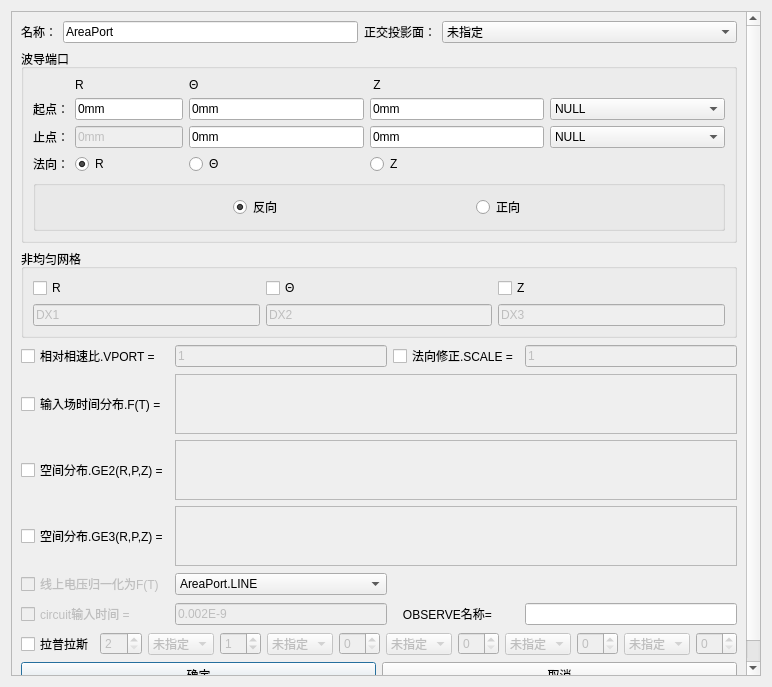
<?xml version="1.0" encoding="UTF-8"?>
<ui version="4.0">
 <class>Dialog_PortDlg</class>
 <widget class="QDialog" name="Dialog_PortDlg">
  <property name="windowModality">
   <enum>Qt::ApplicationModal</enum>
  </property>
  <property name="geometry">
   <rect>
    <x>0</x>
    <y>0</y>
    <width>772</width>
    <height>687</height>
   </rect>
  </property>
  <property name="sizePolicy">
   <sizepolicy hsizetype="Preferred" vsizetype="Preferred">
    <horstretch>0</horstretch>
    <verstretch>0</verstretch>
   </sizepolicy>
  </property>
  <property name="minimumSize">
   <size>
    <width>0</width>
    <height>0</height>
   </size>
  </property>
  <property name="maximumSize">
   <size>
    <width>4160</width>
    <height>6420</height>
   </size>
  </property>
  <property name="windowTitle">
   <string>波导端口</string>
  </property>
  <layout class="QVBoxLayout" name="verticalLayout_5">
   <item>
    <widget class="QScrollArea" name="scrollArea">
     <property name="sizePolicy">
      <sizepolicy hsizetype="Preferred" vsizetype="Preferred">
       <horstretch>0</horstretch>
       <verstretch>0</verstretch>
      </sizepolicy>
     </property>
     <property name="widgetResizable">
      <bool>true</bool>
     </property>
     <widget class="QWidget" name="scrollAreaWidgetContents">
      <property name="geometry">
       <rect>
        <x>0</x>
        <y>0</y>
        <width>752</width>
        <height>667</height>
       </rect>
      </property>
      <layout class="QVBoxLayout" name="verticalLayout_2">
       <item>
        <layout class="QHBoxLayout" name="horizontalLayout" stretch="1,1,1,1">
         <item>
          <widget class="QLabel" name="Label_Name">
           <property name="sizePolicy">
            <sizepolicy hsizetype="Fixed" vsizetype="Preferred">
             <horstretch>0</horstretch>
             <verstretch>0</verstretch>
            </sizepolicy>
           </property>
           <property name="text">
            <string>名称：</string>
           </property>
          </widget>
         </item>
         <item>
          <widget class="QLineEdit" name="LineEdit_Name">
           <property name="sizePolicy">
            <sizepolicy hsizetype="Preferred" vsizetype="Fixed">
             <horstretch>1</horstretch>
             <verstretch>0</verstretch>
            </sizepolicy>
           </property>
           <property name="maximumSize">
            <size>
             <width>100000</width>
             <height>16777215</height>
            </size>
           </property>
           <property name="text">
            <string>AreaPort</string>
           </property>
          </widget>
         </item>
         <item>
          <widget class="QLabel" name="Label_Shadow">
           <property name="sizePolicy">
            <sizepolicy hsizetype="Fixed" vsizetype="Preferred">
             <horstretch>0</horstretch>
             <verstretch>0</verstretch>
            </sizepolicy>
           </property>
           <property name="text">
            <string>正交投影面：</string>
           </property>
          </widget>
         </item>
         <item>
          <widget class="StyledComboBox" name="ComboBox_Shadow">
           <property name="enabled">
            <bool>true</bool>
           </property>
           <property name="sizePolicy">
            <sizepolicy hsizetype="Preferred" vsizetype="Fixed">
             <horstretch>1</horstretch>
             <verstretch>0</verstretch>
            </sizepolicy>
           </property>
           <property name="maximumSize">
            <size>
             <width>3000</width>
             <height>16777215</height>
            </size>
           </property>
           <property name="sizeIncrement">
            <size>
             <width>1</width>
             <height>0</height>
            </size>
           </property>
           <property name="editable">
            <bool>false</bool>
           </property>
           <item>
            <property name="text">
             <string>未指定</string>
            </property>
           </item>
          </widget>
         </item>
        </layout>
       </item>
       <item>
        <widget class="QGroupBox" name="groupBox_Port">
         <property name="sizePolicy">
          <sizepolicy hsizetype="Preferred" vsizetype="Preferred">
           <horstretch>0</horstretch>
           <verstretch>0</verstretch>
          </sizepolicy>
         </property>
         <property name="title">
          <string>波导端口</string>
         </property>
         <property name="flat">
          <bool>true</bool>
         </property>
         <layout class="QVBoxLayout" name="verticalLayout_3">
          <item>
           <layout class="QGridLayout" name="gridLayout">
            <item row="0" column="3">
             <widget class="QLabel" name="label_Y">
              <property name="text">
               <string>Θ</string>
              </property>
             </widget>
            </item>
            <item row="0" column="4">
             <widget class="QLabel" name="label_Z">
              <property name="text">
               <string> Z</string>
              </property>
             </widget>
            </item>
            <item row="1" column="1" colspan="2">
             <widget class="QLineEdit" name="LineEdit_start_x">
              <property name="text">
               <string>0mm</string>
              </property>
             </widget>
            </item>
            <item row="1" column="3">
             <widget class="QLineEdit" name="LineEdit_start_y">
              <property name="text">
               <string>0mm</string>
              </property>
             </widget>
            </item>
            <item row="1" column="0">
             <widget class="QLabel" name="label_start">
              <property name="text">
               <string>起点：</string>
              </property>
             </widget>
            </item>
            <item row="1" column="4">
             <widget class="QLineEdit" name="LineEdit_start_z">
              <property name="text">
               <string>0mm</string>
              </property>
             </widget>
            </item>
            <item row="1" column="5">
             <widget class="StyledComboBox" name="ComboBox_start">
              <property name="sizePolicy">
               <sizepolicy hsizetype="Expanding" vsizetype="Fixed">
                <horstretch>0</horstretch>
                <verstretch>0</verstretch>
               </sizepolicy>
              </property>
              <item>
               <property name="text">
                <string>NULL</string>
               </property>
              </item>
             </widget>
            </item>
            <item row="2" column="0">
             <widget class="QLabel" name="label_end">
              <property name="text">
               <string>止点：</string>
              </property>
             </widget>
            </item>
            <item row="2" column="1" colspan="2">
             <widget class="QLineEdit" name="LineEdit_end_x">
              <property name="enabled">
               <bool>false</bool>
              </property>
              <property name="text">
               <string>0mm</string>
              </property>
             </widget>
            </item>
            <item row="2" column="4">
             <widget class="QLineEdit" name="LineEdit_end_z">
              <property name="text">
               <string>0mm</string>
              </property>
             </widget>
            </item>
            <item row="2" column="3">
             <widget class="QLineEdit" name="LineEdit_end_y">
              <property name="text">
               <string>0mm</string>
              </property>
             </widget>
            </item>
            <item row="3" column="3">
             <widget class="QRadioButton" name="radioButton_y">
              <property name="text">
               <string>Θ</string>
              </property>
             </widget>
            </item>
            <item row="3" column="4">
             <widget class="QRadioButton" name="radioButton_z">
              <property name="text">
               <string>Z</string>
              </property>
             </widget>
            </item>
            <item row="3" column="1">
             <widget class="QRadioButton" name="radioButton_x">
              <property name="text">
               <string>R</string>
              </property>
              <property name="checked">
               <bool>true</bool>
              </property>
             </widget>
            </item>
            <item row="2" column="5">
             <widget class="StyledComboBox" name="ComboBox_end">
              <property name="sizePolicy">
               <sizepolicy hsizetype="Expanding" vsizetype="Fixed">
                <horstretch>0</horstretch>
                <verstretch>0</verstretch>
               </sizepolicy>
              </property>
              <item>
               <property name="text">
                <string>NULL</string>
               </property>
              </item>
             </widget>
            </item>
            <item row="3" column="0">
             <widget class="QLabel" name="label">
              <property name="sizePolicy">
               <sizepolicy hsizetype="Fixed" vsizetype="Preferred">
                <horstretch>0</horstretch>
                <verstretch>0</verstretch>
               </sizepolicy>
              </property>
              <property name="text">
               <string>法向：</string>
              </property>
             </widget>
            </item>
            <item row="0" column="1" colspan="2">
             <widget class="QLabel" name="label_X">
              <property name="text">
               <string>R</string>
              </property>
             </widget>
            </item>
           </layout>
          </item>
          <item>
           <widget class="QGroupBox" name="groupBox_2">
            <property name="title">
             <string/>
            </property>
            <layout class="QVBoxLayout" name="verticalLayout_4">
             <item>
              <layout class="QHBoxLayout" name="horizontalLayout_2">
               <item>
                <spacer name="horizontalSpacer">
                 <property name="orientation">
                  <enum>Qt::Horizontal</enum>
                 </property>
                 <property name="sizeHint" stdset="0">
                  <size>
                   <width>40</width>
                   <height>20</height>
                  </size>
                 </property>
                </spacer>
               </item>
               <item>
                <widget class="QRadioButton" name="radioButton_opposite">
                 <property name="text">
                  <string>反向</string>
                 </property>
                 <property name="checked">
                  <bool>true</bool>
                 </property>
                </widget>
               </item>
               <item>
                <spacer name="horizontalSpacer_3">
                 <property name="orientation">
                  <enum>Qt::Horizontal</enum>
                 </property>
                 <property name="sizeHint" stdset="0">
                  <size>
                   <width>40</width>
                   <height>20</height>
                  </size>
                 </property>
                </spacer>
               </item>
               <item>
                <widget class="QRadioButton" name="radioButton_forward">
                 <property name="text">
                  <string>正向</string>
                 </property>
                </widget>
               </item>
               <item>
                <spacer name="horizontalSpacer_2">
                 <property name="orientation">
                  <enum>Qt::Horizontal</enum>
                 </property>
                 <property name="sizeHint" stdset="0">
                  <size>
                   <width>40</width>
                   <height>20</height>
                  </size>
                 </property>
                </spacer>
               </item>
              </layout>
             </item>
            </layout>
           </widget>
          </item>
         </layout>
        </widget>
       </item>
       <item>
        <widget class="QGroupBox" name="groupBox">
         <property name="title">
          <string>非均匀网格</string>
         </property>
         <layout class="QGridLayout" name="gridLayout_4">
          <item row="1" column="0">
           <layout class="QHBoxLayout" name="horizontalLayout_7">
            <item>
             <widget class="QLineEdit" name="LineEdit_DX1">
              <property name="enabled">
               <bool>false</bool>
              </property>
              <property name="text">
               <string>DX1</string>
              </property>
             </widget>
            </item>
            <item>
             <widget class="QLineEdit" name="LineEdit_DX2">
              <property name="enabled">
               <bool>false</bool>
              </property>
              <property name="text">
               <string>DX2</string>
              </property>
             </widget>
            </item>
            <item>
             <widget class="QLineEdit" name="LineEdit_DX3">
              <property name="enabled">
               <bool>false</bool>
              </property>
              <property name="text">
               <string>DX3</string>
              </property>
             </widget>
            </item>
           </layout>
          </item>
          <item row="0" column="0">
           <layout class="QHBoxLayout" name="horizontalLayout_6">
            <item>
             <widget class="QCheckBox" name="checkBox_x">
              <property name="text">
               <string>R</string>
              </property>
             </widget>
            </item>
            <item>
             <widget class="QCheckBox" name="checkBox_y">
              <property name="text">
               <string>Θ</string>
              </property>
             </widget>
            </item>
            <item>
             <widget class="QCheckBox" name="checkBox_z">
              <property name="text">
               <string>Z</string>
              </property>
             </widget>
            </item>
           </layout>
          </item>
         </layout>
        </widget>
       </item>
       <item>
        <layout class="QVBoxLayout" name="verticalLayout">
         <item>
          <layout class="QGridLayout" name="gridLayout_2">
           <item row="0" column="0">
            <widget class="QCheckBox" name="checkBox_vport">
             <property name="text">
              <string>相对相速比.VPORT =</string>
             </property>
            </widget>
           </item>
           <item row="0" column="1">
            <widget class="QLineEdit" name="LineEdit_vport">
             <property name="enabled">
              <bool>false</bool>
             </property>
             <property name="text">
              <string>1</string>
             </property>
            </widget>
           </item>
           <item row="0" column="2">
            <widget class="QCheckBox" name="checkBox_scale">
             <property name="text">
              <string>法向修正.SCALE =</string>
             </property>
            </widget>
           </item>
           <item row="0" column="3">
            <widget class="QLineEdit" name="LineEdit_scale">
             <property name="enabled">
              <bool>false</bool>
             </property>
             <property name="text">
              <string>1</string>
             </property>
            </widget>
           </item>
           <item row="1" column="0">
            <widget class="QCheckBox" name="checkBox_Ft">
             <property name="text">
              <string>输入场时间分布.F(T) =</string>
             </property>
            </widget>
           </item>
           <item row="2" column="0">
            <widget class="QCheckBox" name="checkBox_GE2">
             <property name="text">
              <string>空间分布.GE2(R,P,Z) =</string>
             </property>
            </widget>
           </item>
           <item row="3" column="0">
            <widget class="QCheckBox" name="checkBox_GE3">
             <property name="text">
              <string>空间分布.GE3(R,P,Z) =</string>
             </property>
            </widget>
           </item>
           <item row="4" column="0">
            <widget class="QCheckBox" name="checkBox_FT">
             <property name="enabled">
              <bool>false</bool>
             </property>
             <property name="text">
              <string>线上电压归一化为F(T) </string>
             </property>
            </widget>
           </item>
           <item row="4" column="1">
            <widget class="StyledComboBox" name="ComboBox_FT">
             <property name="enabled">
              <bool>true</bool>
             </property>
             <item>
              <property name="text">
               <string>AreaPort.LINE</string>
              </property>
             </item>
            </widget>
           </item>
           <item row="5" column="0">
            <widget class="QCheckBox" name="checkBox_circuit">
             <property name="enabled">
              <bool>false</bool>
             </property>
             <property name="text">
              <string>circuit输入时间 =   </string>
             </property>
            </widget>
           </item>
           <item row="5" column="1">
            <widget class="QLineEdit" name="LineEdit_circuit">
             <property name="enabled">
              <bool>false</bool>
             </property>
             <property name="text">
              <string>0.002E-9</string>
             </property>
            </widget>
           </item>
           <item row="5" column="2">
            <widget class="QLabel" name="label_obs">
             <property name="text">
              <string>   OBSERVE名称=</string>
             </property>
            </widget>
           </item>
           <item row="5" column="3">
            <widget class="QLineEdit" name="lineEdit_obs"/>
           </item>
           <item row="1" column="1" colspan="3">
            <widget class="QTextEdit" name="LineEdit_Ft">
             <property name="enabled">
              <bool>false</bool>
             </property>
             <property name="maximumSize">
              <size>
               <width>16777215</width>
               <height>60</height>
              </size>
             </property>
            </widget>
           </item>
           <item row="2" column="1" colspan="3">
            <widget class="QTextEdit" name="LineEdit_GE2">
             <property name="enabled">
              <bool>false</bool>
             </property>
             <property name="maximumSize">
              <size>
               <width>16777215</width>
               <height>60</height>
              </size>
             </property>
            </widget>
           </item>
           <item row="3" column="1" colspan="3">
            <widget class="QTextEdit" name="LineEdit_GE3">
             <property name="enabled">
              <bool>false</bool>
             </property>
             <property name="maximumSize">
              <size>
               <width>16777215</width>
               <height>60</height>
              </size>
             </property>
            </widget>
           </item>
          </layout>
         </item>
         <item>
          <layout class="QHBoxLayout" name="horizontalLayout_14">
           <item>
            <widget class="QCheckBox" name="checkBox_lap">
             <property name="enabled">
              <bool>true</bool>
             </property>
             <property name="text">
              <string>拉普拉斯</string>
             </property>
            </widget>
           </item>
           <item>
            <widget class="QSpinBox" name="spinBox_num">
             <property name="enabled">
              <bool>false</bool>
             </property>
             <property name="minimum">
              <number>2</number>
             </property>
             <property name="maximum">
              <number>5</number>
             </property>
            </widget>
           </item>
           <item>
            <layout class="QHBoxLayout" name="horizontalLayout_9">
             <item>
              <layout class="QHBoxLayout" name="horizontalLayout_3">
               <item>
                <widget class="StyledComboBox" name="ComboBox_lap1">
                 <property name="enabled">
                  <bool>false</bool>
                 </property>
                 <item>
                  <property name="text">
                   <string>未指定</string>
                  </property>
                 </item>
                </widget>
               </item>
               <item>
                <widget class="QSpinBox" name="spinBox">
                 <property name="enabled">
                  <bool>false</bool>
                 </property>
                 <property name="value">
                  <number>1</number>
                 </property>
                </widget>
               </item>
               <item>
                <widget class="StyledComboBox" name="ComboBox_lap2">
                 <property name="enabled">
                  <bool>false</bool>
                 </property>
                 <item>
                  <property name="text">
                   <string>未指定</string>
                  </property>
                 </item>
                </widget>
               </item>
               <item>
                <widget class="QSpinBox" name="spinBox_2">
                 <property name="enabled">
                  <bool>false</bool>
                 </property>
                </widget>
               </item>
               <item>
                <widget class="QComboBox" name="ComboBox_lap3">
                 <property name="enabled">
                  <bool>false</bool>
                 </property>
                 <item>
                  <property name="text">
                   <string>未指定</string>
                  </property>
                 </item>
                </widget>
               </item>
               <item>
                <widget class="QSpinBox" name="spinBox_3">
                 <property name="enabled">
                  <bool>false</bool>
                 </property>
                </widget>
               </item>
              </layout>
             </item>
             <item>
              <layout class="QHBoxLayout" name="horizontalLayout_10"/>
             </item>
             <item>
              <layout class="QHBoxLayout" name="horizontalLayout_11">
               <item>
                <widget class="QComboBox" name="ComboBox_lap4">
                 <property name="enabled">
                  <bool>false</bool>
                 </property>
                 <item>
                  <property name="text">
                   <string>未指定</string>
                  </property>
                 </item>
                </widget>
               </item>
               <item>
                <widget class="QSpinBox" name="spinBox_4">
                 <property name="enabled">
                  <bool>false</bool>
                 </property>
                </widget>
               </item>
               <item>
                <layout class="QHBoxLayout" name="horizontalLayout_12">
                 <item>
                  <widget class="QComboBox" name="ComboBox_lap5">
                   <property name="enabled">
                    <bool>false</bool>
                   </property>
                   <item>
                    <property name="text">
                     <string>未指定</string>
                    </property>
                   </item>
                  </widget>
                 </item>
                 <item>
                  <widget class="QSpinBox" name="spinBox_5">
                   <property name="enabled">
                    <bool>false</bool>
                   </property>
                  </widget>
                 </item>
                </layout>
               </item>
              </layout>
             </item>
            </layout>
           </item>
          </layout>
         </item>
         <item>
          <layout class="QGridLayout" name="gridLayout_6">
           <item row="0" column="1">
            <widget class="QPushButton" name="pb_ok">
             <property name="text">
              <string>确定</string>
             </property>
            </widget>
           </item>
           <item row="0" column="2">
            <widget class="QPushButton" name="pb_cancel">
             <property name="text">
              <string>取消</string>
             </property>
            </widget>
           </item>
          </layout>
         </item>
        </layout>
       </item>
      </layout>
      <zorder></zorder>
      <zorder>groupBox_Port</zorder>
      <zorder>groupBox</zorder>
      <zorder></zorder>
      <zorder></zorder>
      <zorder></zorder>
     </widget>
    </widget>
   </item>
  </layout>
 </widget>
 <customwidgets>
  <customwidget>
   <class>StyledComboBox</class>
   <extends>QComboBox</extends>
   <header>StyledComboBox.h</header>
  </customwidget>
 </customwidgets>
 <tabstops>
  <tabstop>LineEdit_Name</tabstop>
  <tabstop>ComboBox_Shadow</tabstop>
  <tabstop>checkBox_x</tabstop>
  <tabstop>checkBox_y</tabstop>
  <tabstop>checkBox_z</tabstop>
  <tabstop>LineEdit_DX1</tabstop>
  <tabstop>LineEdit_DX2</tabstop>
  <tabstop>LineEdit_DX3</tabstop>
  <tabstop>ComboBox_lap3</tabstop>
  <tabstop>spinBox_3</tabstop>
  <tabstop>spinBox_4</tabstop>
  <tabstop>ComboBox_lap5</tabstop>
  <tabstop>spinBox_5</tabstop>
 </tabstops>
 <resources/>
 <connections/>
</ui>
